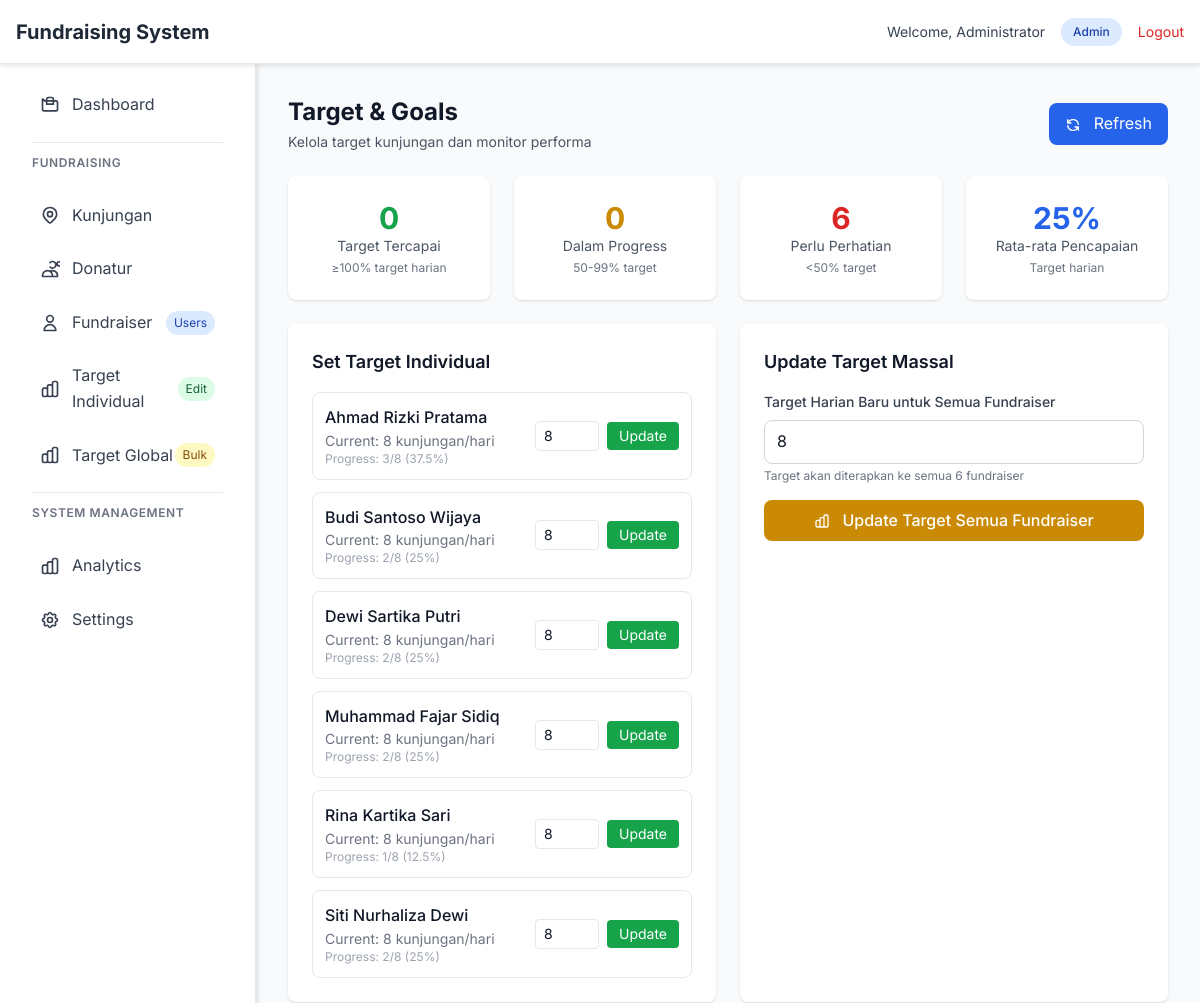
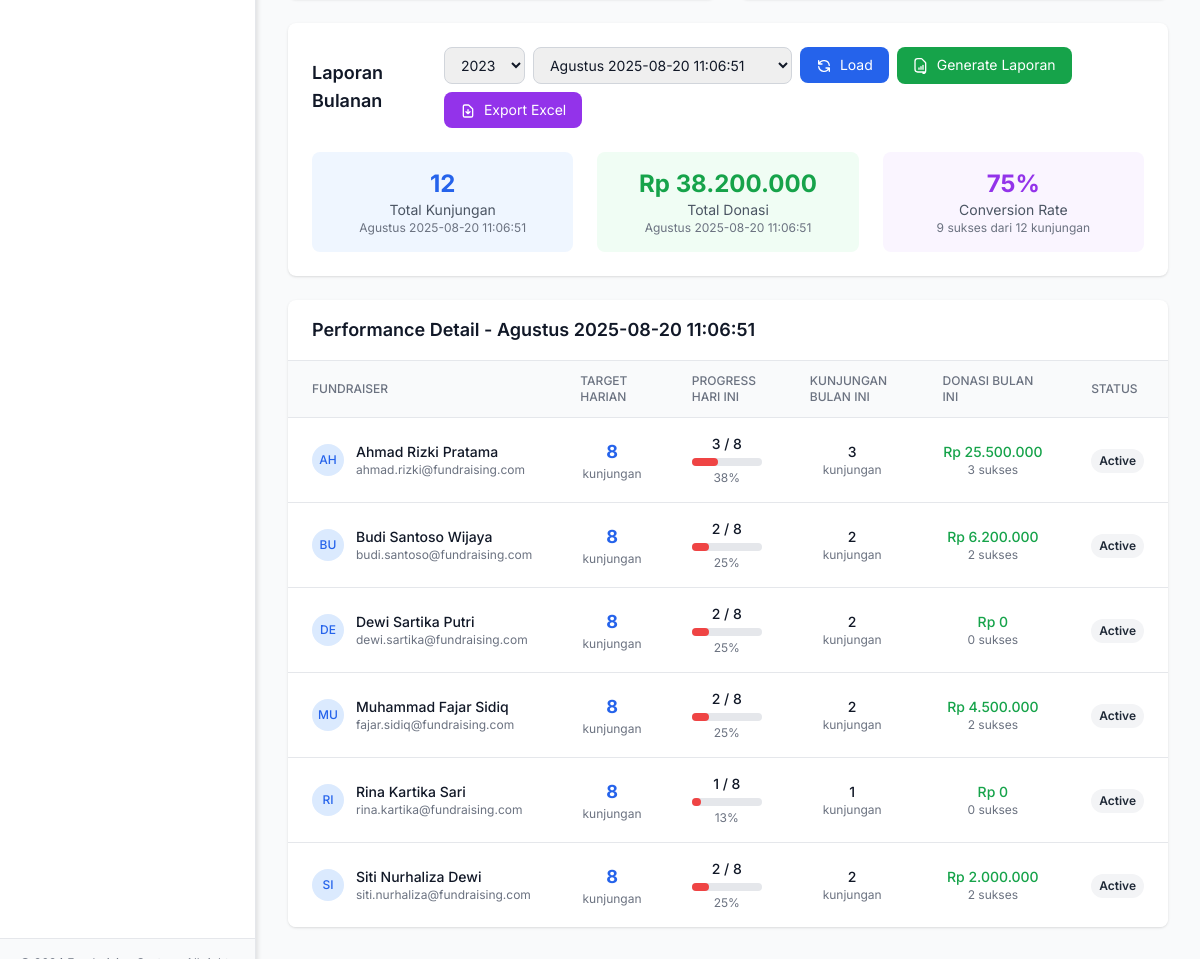
Screenshot of /target-new.php?year=2025-08-20 11:06:51 (signed in) with the database file from the repository (2 pictures, top to bottom).
### tables this page shows
CREATE TABLE `users` (
    `id` INT UNSIGNED NOT NULL AUTO_INCREMENT,
    `name` VARCHAR(150) NOT NULL,
    `email` VARCHAR(150) DEFAULT NULL,
    `username` VARCHAR(100) DEFAULT NULL,
    `password` VARCHAR(255) NOT NULL,
    `role` ENUM('admin','monitor','user') NOT NULL DEFAULT 'user',
    `status` ENUM('active','inactive') NOT NULL DEFAULT 'active',
    `target` INT UNSIGNED NOT NULL DEFAULT 8,
    `phone` VARCHAR(25) DEFAULT NULL,
    `created_at` TIMESTAMP NOT NULL DEFAULT CURRENT_TIMESTAMP,
    `updated_at` TIMESTAMP NULL DEFAULT CURRENT_TIMESTAMP ON UPDATE CURRENT_TIMESTAMP,
    PRIMARY KEY (`id`),
    UNIQUE KEY `uq_users_email` (`email`),
    UNIQUE KEY `uq_users_username` (`username`),
    KEY `idx_users_role` (`role`),
    KEY `idx_users_status` (`status`)
);

### target-new.php (the view, shortened to what the rows shown need)
<?php
include 'layout-header.php';
require_once 'config.php';
$currentYear = date('Y');
$currentMonth = date('n');
$selectedYear = $_GET['year'] ?? $currentYear;
$selectedMonth = $_GET['month'] ?? $currentMonth;
try {
    $stmt = $pdo->prepare("
        SELECT
            u.id,
            u.name,
            u.email,
            u.target,
            u.status,
            COALESCE(COUNT(CASE WHEN DATE(k.created_at) = CURDATE() THEN 1 END), 0) as kunjungan_hari_ini,
            COALESCE(COUNT(CASE WHEN YEAR(k.created_at) = ? AND MONTH(k.created_at) = ? THEN 1 END), 0) as kunjungan_bulan,
            COALESCE(SUM(CASE WHEN YEAR(k.created_at) = ? AND MONTH(k.created_at) = ? AND k.status = 'berhasil' THEN k.nominal ELSE 0 END), 0) as donasi_bulan,
            COALESCE(COUNT(CASE WHEN YEAR(k.created_at) = ? AND MONTH(k.created_at) = ? AND k.status = 'berhasil' THEN 1 END), 0) as sukses_bulan
        FROM users u
        LEFT JOIN kunjungan k ON u.id = k.fundraiser_id
        WHERE u.role = 'user'
        GROUP BY u.id, u.name, u.email, u.target, u.status
        ORDER BY u.name
    ");
    $stmt->execute([$selectedYear, $selectedMonth, $selectedYear, $selectedMonth, $selectedYear, $selectedMonth]);
    $fundraisers = $stmt->fetchAll(PDO::FETCH_ASSOC);
} catch (Exception $e) {
    $fundraisers = [];
    $error_message = $e->getMessage();
    $targetTercapai = 0;
    $dalamProgress = 0;
    $perluPerhatian = 0;
    $rataPencapaian = 0;
    $totalKunjunganBulan = 0;
    $totalDonasiBulan = 0;
    $conversionRate = 0;
}
?>
<div class="space-y-6">
    <div class="flex flex-col sm:flex-row sm:items-center sm:justify-between">
        <div>
            <h1 class="text-2xl font-bold text-gray-900">Target & Goals</h1>
        </div>
    </div>
    <div class="grid grid-cols-1 lg:grid-cols-2 gap-6">
        <div class="bg-white rounded-lg shadow p-6">
            <h2 class="text-lg font-semibold text-gray-900 mb-4">Set Target Individual</h2>
            <?php if (!empty($fundraisers)): ?>
            <div class="space-y-3">
                <?php foreach ($fundraisers as $f): ?>
                <div class="flex items-center justify-between p-3 border rounded-lg">
                    <div class="flex-1">
                        <div class="font-medium text-gray-900"><?php echo htmlspecialchars($f['name']); ?></div>
                        <div class="text-sm text-gray-500">Current: <?php echo $f['target']; ?> kunjungan/hari</div>
                        <div class="text-xs text-gray-400">Progress: <?php echo $f['kunjungan_hari_ini']; ?>/<?php echo $f['target']; ?> (<?php echo $f['target'] > 0 ? round(($f['kunjungan_hari_ini'] / $f['target']) * 100, 1) : 0; ?>%)</div>
                    </div>
                    <?php if ($user_role === 'admin'): ?>
                    <div class="flex items-center space-x-2">
                        <form method="POST" class="flex items-center space-x-2">
                            <input type="number" name="target" value="<?php echo $f['target']; ?>" min="1" max="50"
                                   class="w-16 px-2 py-1 text-sm border rounded focus:ring-2 focus:ring-blue-500">
                            <button type="submit" class="px-3 py-1 bg-green-600 text-white text-sm rounded hover:bg-green-700 transition-colors">
                                Update
                            </button>
                        </form>
                    </div>
                    <?php endif; ?>
                </div>
                <?php endforeach; ?>
            </div>
            <?php endif; ?>
        </div>
        <?php if ($user_role === 'admin'): ?>
        <div class="bg-white rounded-lg shadow p-6">
            <h2 class="text-lg font-semibold text-gray-900 mb-4">Update Target Massal</h2>
        </div>
        <?php endif; ?>
    </div>
    <div class="bg-white rounded-lg shadow p-6">
        <div class="flex flex-col sm:flex-row sm:items-center sm:justify-between mb-6">
            <h2 class="text-lg font-semibold text-gray-900">Laporan Bulanan</h2>
                        <?php
                        $months = [
                            1 => 'Januari', 2 => 'Februari', 3 => 'Maret', 4 => 'April',
                            5 => 'Mei', 6 => 'Juni', 7 => 'Juli', 8 => 'Agustus',
                            9 => 'September', 10 => 'Oktober', 11 => 'November', 12 => 'Desember'
                        ];
                        ?>
        </div>
    </div>
    <div class="bg-white rounded-lg shadow overflow-hidden">
        <div class="px-6 py-4 border-b border-gray-200">
            <h2 class="text-lg font-semibold text-gray-900">Performance Detail - <?php echo $months[$selectedMonth]; ?> <?php echo $selectedYear; ?></h2>
        </div>
        <?php if (!empty($fundraisers)): ?>
        <div class="overflow-x-auto">
            <table class="min-w-full divide-y divide-gray-200">
                <thead class="bg-gray-50">
                    <tr>
                        <th class="px-6 py-3 text-left text-xs font-medium text-gray-500 uppercase">Fundraiser</th>
                        <th class="px-6 py-3 text-left text-xs font-medium text-gray-500 uppercase">Target Harian</th>
                        <th class="px-6 py-3 text-left text-xs font-medium text-gray-500 uppercase">Progress Hari Ini</th>
                        <th class="px-6 py-3 text-left text-xs font-medium text-gray-500 uppercase">Kunjungan Bulan Ini</th>
                        <th class="px-6 py-3 text-left text-xs font-medium text-gray-500 uppercase">Donasi Bulan Ini</th>
                        <th class="px-6 py-3 text-left text-xs font-medium text-gray-500 uppercase">Status</th>
                    </tr>
                </thead>
                <tbody class="bg-white divide-y divide-gray-200">
                    <?php foreach ($fundraisers as $f): ?>
                    <tr class="hover:bg-gray-50">
                        <td class="px-6 py-4 whitespace-nowrap">
                            <div class="flex items-center">
                                <div class="h-8 w-8 rounded-full bg-blue-100 flex items-center justify-center mr-3">
                                    <span class="text-xs font-medium text-blue-600"><?php echo strtoupper(substr($f['name'], 0, 2)); ?></span>
                                </div>
                                <div>
                                    <div class="text-sm font-medium text-gray-900"><?php echo htmlspecialchars($f['name']); ?></div>
                                    <div class="text-xs text-gray-500"><?php echo htmlspecialchars($f['email']); ?></div>
                                </div>
                            </div>
                        </td>
                        <td class="px-6 py-4 whitespace-nowrap text-center">
                            <div class="text-lg font-bold text-blue-600"><?php echo $f['target']; ?></div>
                            <div class="text-xs text-gray-500">kunjungan</div>
                        </td>
                        <td class="px-6 py-4 whitespace-nowrap">
                            <div class="text-center">
                                <div class="text-sm font-medium"><?php echo $f['kunjungan_hari_ini']; ?> / <?php echo $f['target']; ?></div>
                                <?php
                                    $percent = $f['target'] > 0 ? min(100, round(($f['kunjungan_hari_ini'] / $f['target']) * 100)) : 0;
                                    $color = $percent >= 100 ? 'bg-green-500' : ($percent >= 75 ? 'bg-yellow-500' : ($percent >= 50 ? 'bg-blue-500' : 'bg-red-500'));
                                ?>
                                <div class="w-full bg-gray-200 rounded-full h-2 mt-1">
                                    <div class="h-2 rounded-full <?php echo $color; ?> progress-bar" style="width: <?php echo $percent; ?>%"></div>
                                </div>
                                <div class="text-xs text-gray-500 mt-1"><?php echo $percent; ?>%</div>
                            </div>
                        </td>
                        <td class="px-6 py-4 whitespace-nowrap text-center">
                            <div class="text-sm font-medium text-gray-900"><?php echo number_format($f['kunjungan_bulan']); ?></div>
                            <div class="text-xs text-gray-500">kunjungan</div>
                        </td>
                        <td class="px-6 py-4 whitespace-nowrap text-center">
                            <div class="text-sm font-medium text-green-600">Rp <?php echo number_format($f['donasi_bulan'], 0, ',', '.'); ?></div>
                            <div class="text-xs text-gray-500"><?php echo number_format($f['sukses_bulan']); ?> sukses</div>
                        </td>
                        <td class="px-6 py-4 whitespace-nowrap text-center">
                            <span class="inline-flex px-2 py-1 text-xs font-semibold rounded-full <?php
                                echo $f['status'] === 'aktif' ? 'bg-green-100 text-green-800' : 'bg-gray-100 text-gray-800';
                            ?>">
                                <?php echo ucfirst($f['status']); ?>
                            </span>
                        </td>
                    </tr>
                    <?php endforeach; ?>
                </tbody>
            </table>
        </div>
        <?php else: ?>
        <div class="p-6 text-center text-gray-500">
            <p>Tidak ada data untuk ditampilkan</p>
        </div>
        <?php endif; ?>
    </div>
</div>
<?php include 'layout-footer.php'; ?>

### rows the page displays
users: name "Ahmad Rizki Pratama", target "8", kunjungan_hari_ini "3", target "37.5", name "AH", email "ahmad.rizki@fundraising.com", percent "38", kunjungan_bulan "3", donasi_bulan "25.500.000", sukses_bulan "3", status "Active"
users: name "Budi Santoso Wijaya", target "8", kunjungan_hari_ini "2", target "25", name "BU", email "budi.santoso@fundraising.com", percent "25", kunjungan_bulan "2", donasi_bulan "6.200.000", sukses_bulan "2", status "Active"
users: name "Dewi Sartika Putri", target "8", kunjungan_hari_ini "2", target "25", name "DE", email "dewi.sartika@fundraising.com", percent "25", kunjungan_bulan "2", donasi_bulan "0", sukses_bulan "0", status "Active"
users: name "Muhammad Fajar Sidiq", target "8", kunjungan_hari_ini "2", target "25", name "MU", email "fajar.sidiq@fundraising.com", percent "25", kunjungan_bulan "2", donasi_bulan "4.500.000", sukses_bulan "2", status "Active"
users: name "Rina Kartika Sari", target "8", kunjungan_hari_ini "1", target "12.5", name "RI", email "rina.kartika@fundraising.com", percent "13", kunjungan_bulan "1", donasi_bulan "0", sukses_bulan "0", status "Active"
users: name "Siti Nurhaliza Dewi", target "8", kunjungan_hari_ini "2", target "25", name "SI", email "siti.nurhaliza@fundraising.com", percent "25", kunjungan_bulan "2", donasi_bulan "2.000.000", sukses_bulan "2", status "Active"

### other values shown
$user_name "Administrator"
$user_role "Admin"
$targetTercapai "0"
$dalamProgress "0"
$perluPerhatian "6"
$rataPencapaian "25"
$totalFundraisers "6"
$totalKunjunganBulan "12"
$totalDonasiBulan "38.200.000"
$conversionRate "75"
$totalSuksesBulan "9"
form field year "2023"
form field month "Agustus 2025-08-20 11:06:51"
